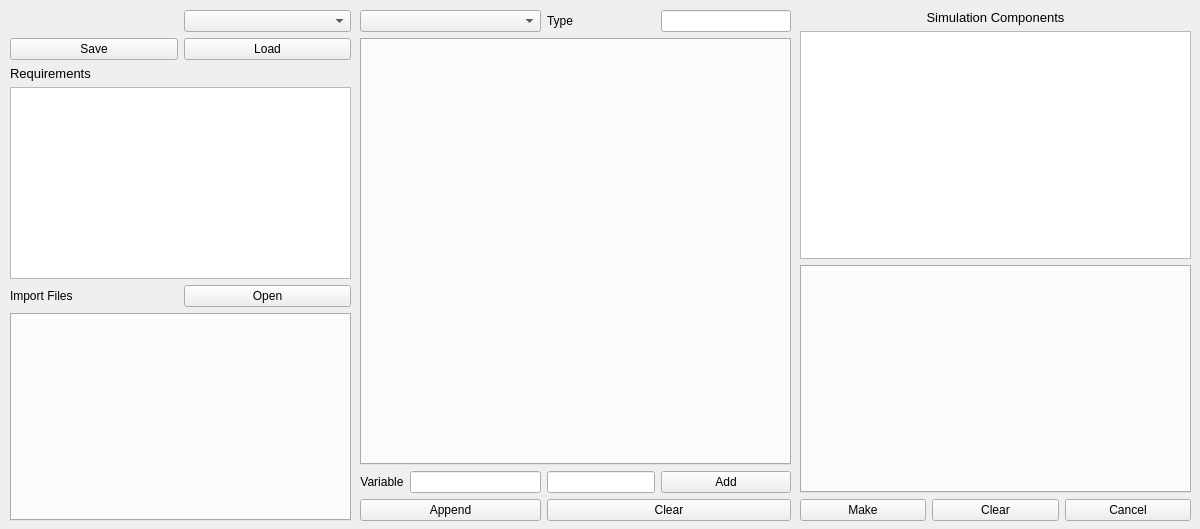
<?xml version="1.0" encoding="UTF-8"?>
<ui version="4.0">
 <class>Simulation</class>
 <widget class="QWidget" name="Simulation">
  <property name="geometry">
   <rect>
    <x>0</x>
    <y>0</y>
    <width>1200</width>
    <height>529</height>
   </rect>
  </property>
  <property name="sizePolicy">
   <sizepolicy hsizetype="Fixed" vsizetype="Fixed">
    <horstretch>0</horstretch>
    <verstretch>0</verstretch>
   </sizepolicy>
  </property>
  <property name="minimumSize">
   <size>
    <width>462</width>
    <height>368</height>
   </size>
  </property>
  <property name="maximumSize">
   <size>
    <width>1200</width>
    <height>800</height>
   </size>
  </property>
  <property name="windowTitle">
   <string>Simulation</string>
  </property>
  <property name="windowIcon">
   <iconset>
    <normaloff>../../../../../.designer/icons/ncc.png</normaloff>../../../../../.designer/icons/ncc.png</iconset>
  </property>
  <widget class="QWidget" name="gridLayoutWidget_2">
   <property name="geometry">
    <rect>
     <x>10</x>
     <y>10</y>
     <width>341</width>
     <height>511</height>
    </rect>
   </property>
   <layout class="QGridLayout" name="gridLayout_2">
    <item row="0" column="1">
     <widget class="QComboBox" name="comboMacro">
      <property name="sizePolicy">
       <sizepolicy hsizetype="Minimum" vsizetype="Fixed">
        <horstretch>0</horstretch>
        <verstretch>0</verstretch>
       </sizepolicy>
      </property>
     </widget>
    </item>
    <item row="9" column="0" colspan="2">
     <widget class="QTabWidget" name="tabImport">
      <property name="currentIndex">
       <number>-1</number>
      </property>
     </widget>
    </item>
    <item row="8" column="0">
     <widget class="QLabel" name="labelImport">
      <property name="sizePolicy">
       <sizepolicy hsizetype="Preferred" vsizetype="Maximum">
        <horstretch>0</horstretch>
        <verstretch>0</verstretch>
       </sizepolicy>
      </property>
      <property name="text">
       <string>Import Files</string>
      </property>
     </widget>
    </item>
    <item row="6" column="0" colspan="2">
     <widget class="QLabel" name="labelRequirement">
      <property name="sizePolicy">
       <sizepolicy hsizetype="Preferred" vsizetype="Maximum">
        <horstretch>0</horstretch>
        <verstretch>0</verstretch>
       </sizepolicy>
      </property>
      <property name="font">
       <font>
        <pointsize>10</pointsize>
       </font>
      </property>
      <property name="text">
       <string>Requirements</string>
      </property>
     </widget>
    </item>
    <item row="7" column="0" colspan="2">
     <widget class="QListWidget" name="listRequirement">
      <property name="sizePolicy">
       <sizepolicy hsizetype="Preferred" vsizetype="Preferred">
        <horstretch>0</horstretch>
        <verstretch>0</verstretch>
       </sizepolicy>
      </property>
     </widget>
    </item>
    <item row="8" column="1">
     <widget class="QPushButton" name="pushOpenFile">
      <property name="text">
       <string>Open</string>
      </property>
     </widget>
    </item>
    <item row="1" column="1">
     <widget class="QPushButton" name="pushLoad">
      <property name="text">
       <string>Load</string>
      </property>
     </widget>
    </item>
    <item row="1" column="0">
     <widget class="QPushButton" name="pushSave">
      <property name="text">
       <string>Save</string>
      </property>
     </widget>
    </item>
   </layout>
  </widget>
  <widget class="QWidget" name="gridLayoutWidget_3">
   <property name="geometry">
    <rect>
     <x>360</x>
     <y>10</y>
     <width>431</width>
     <height>511</height>
    </rect>
   </property>
   <layout class="QGridLayout" name="gridLayout_3">
    <item row="0" column="0" colspan="2">
     <widget class="QComboBox" name="comboComp"/>
    </item>
    <item row="1" column="0" colspan="4">
     <widget class="QTabWidget" name="tabComp"/>
    </item>
    <item row="2" column="1">
     <widget class="QLineEdit" name="lineNewParaName">
      <property name="sizePolicy">
       <sizepolicy hsizetype="MinimumExpanding" vsizetype="Fixed">
        <horstretch>0</horstretch>
        <verstretch>0</verstretch>
       </sizepolicy>
      </property>
     </widget>
    </item>
    <item row="2" column="3">
     <widget class="QPushButton" name="pushAddNewPara">
      <property name="sizePolicy">
       <sizepolicy hsizetype="Preferred" vsizetype="Fixed">
        <horstretch>0</horstretch>
        <verstretch>0</verstretch>
       </sizepolicy>
      </property>
      <property name="text">
       <string>Add</string>
      </property>
     </widget>
    </item>
    <item row="2" column="0">
     <widget class="QLabel" name="labelVariable">
      <property name="text">
       <string>Variable</string>
      </property>
      <property name="alignment">
       <set>Qt::AlignCenter</set>
      </property>
     </widget>
    </item>
    <item row="2" column="2">
     <widget class="QLineEdit" name="lineNewParaValue">
      <property name="sizePolicy">
       <sizepolicy hsizetype="Preferred" vsizetype="Fixed">
        <horstretch>0</horstretch>
        <verstretch>0</verstretch>
       </sizepolicy>
      </property>
     </widget>
    </item>
    <item row="3" column="0" colspan="2">
     <widget class="QPushButton" name="pushAppendComp">
      <property name="text">
       <string>Append</string>
      </property>
     </widget>
    </item>
    <item row="3" column="2" colspan="2">
     <widget class="QPushButton" name="pushClearComp">
      <property name="text">
       <string>Clear</string>
      </property>
     </widget>
    </item>
    <item row="0" column="2">
     <widget class="QLabel" name="label_2">
      <property name="sizePolicy">
       <sizepolicy hsizetype="Maximum" vsizetype="Preferred">
        <horstretch>0</horstretch>
        <verstretch>0</verstretch>
       </sizepolicy>
      </property>
      <property name="text">
       <string>Type</string>
      </property>
     </widget>
    </item>
    <item row="0" column="3">
     <widget class="QLineEdit" name="lineCompType"/>
    </item>
   </layout>
  </widget>
  <widget class="QWidget" name="gridLayoutWidget_4">
   <property name="geometry">
    <rect>
     <x>800</x>
     <y>10</y>
     <width>391</width>
     <height>511</height>
    </rect>
   </property>
   <layout class="QGridLayout" name="gridLayout_4">
    <item row="1" column="0" colspan="3">
     <widget class="QListWidget" name="listTemplates"/>
    </item>
    <item row="3" column="1">
     <widget class="QPushButton" name="pushClear">
      <property name="text">
       <string>Clear</string>
      </property>
     </widget>
    </item>
    <item row="3" column="0">
     <widget class="QPushButton" name="pushMake">
      <property name="text">
       <string>Make</string>
      </property>
     </widget>
    </item>
    <item row="3" column="2">
     <widget class="QPushButton" name="pushCancel">
      <property name="text">
       <string>Cancel</string>
      </property>
     </widget>
    </item>
    <item row="0" column="0" colspan="3">
     <widget class="QLabel" name="label">
      <property name="font">
       <font>
        <pointsize>10</pointsize>
       </font>
      </property>
      <property name="text">
       <string>Simulation Components</string>
      </property>
      <property name="alignment">
       <set>Qt::AlignCenter</set>
      </property>
     </widget>
    </item>
    <item row="2" column="0" colspan="3">
     <widget class="QTabWidget" name="tabComponents"/>
    </item>
   </layout>
  </widget>
 </widget>
 <resources/>
 <connections/>
</ui>
